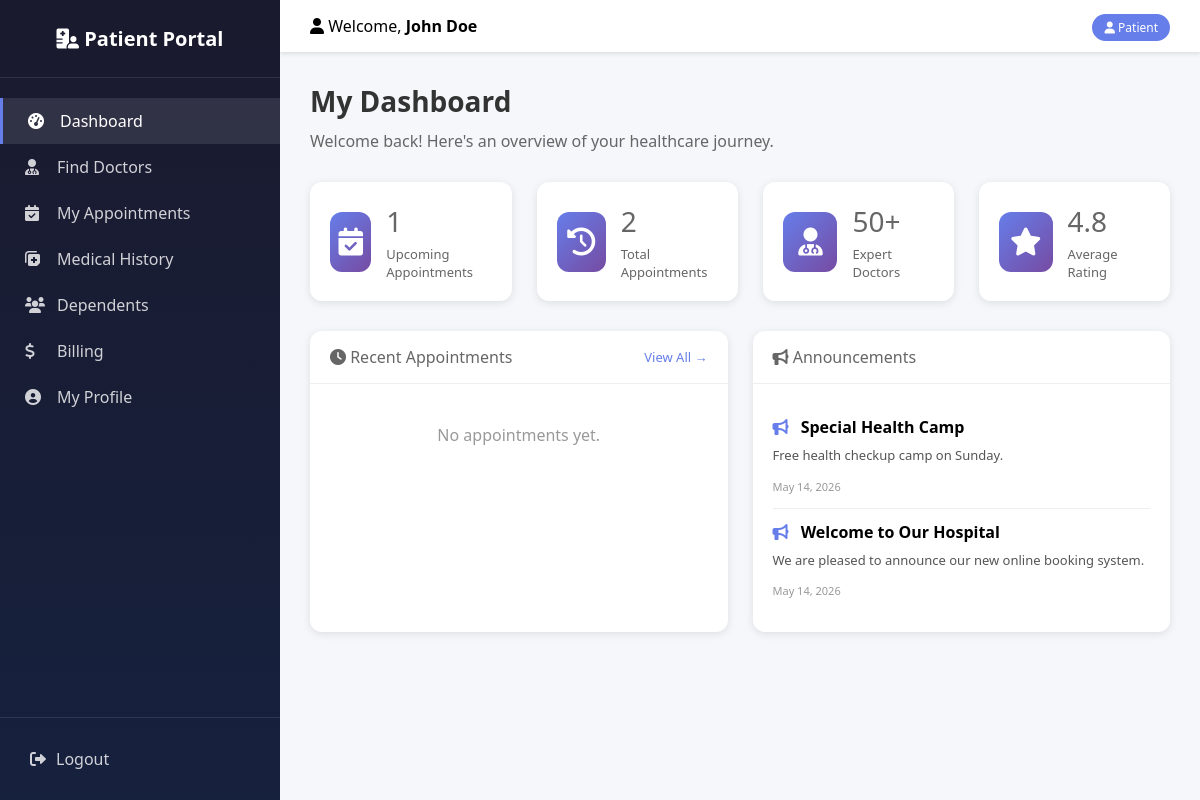
The page /patient.php?action=dashboard (signed in) on the database its author committed.
### tables this page shows
CREATE TABLE IF NOT EXISTS announcements (
    id INT PRIMARY KEY AUTO_INCREMENT,
    author_id INT NOT NULL,
    title VARCHAR(255) NOT NULL,
    body TEXT NOT NULL,
    target_role ENUM('all', 'patient', 'doctor', 'receptionist') DEFAULT 'all',
    published_at TIMESTAMP DEFAULT CURRENT_TIMESTAMP,
    
    FOREIGN KEY (author_id) REFERENCES users(id) ON DELETE CASCADE,
    INDEX idx_target (target_role),
    INDEX idx_published (published_at)
);

### controllers/patient/DashboardController.php (called while the page is built)
<?php
require_once __DIR__ . '/BaseController.php';
class DashboardController extends PatientBaseController {
    public function index() {
        $userId = $this->getUserId();
        $sql = "SELECT COUNT(*) as count FROM appointments
                WHERE patient_id = ? AND appointment_date >= CURDATE()
                AND status NOT IN ('cancelled', 'completed')";
        $stmt = $this->db->prepare($sql);
        $stmt->bind_param("i", $userId);
        $stmt->execute();
        $upcomingCount = $stmt->get_result()->fetch_assoc()['count'];
        $sql = "SELECT COUNT(*) as count FROM appointments WHERE patient_id = ?";
        $stmt = $this->db->prepare($sql);
        $stmt->bind_param("i", $userId);
        $stmt->execute();
        $totalAppointments = $stmt->get_result()->fetch_assoc()['count'];
        $sql = "SELECT a.*, d.name as doctor_name
                FROM appointments a
                JOIN users d ON a.doctor_id = d.id
                WHERE a.patient_id = ?
                ORDER BY a.appointment_date DESC
                LIMIT 5";
        $stmt = $this->db->prepare($sql);
        $stmt->bind_param("i", $userId);
        $stmt->execute();
        $recentAppointments = $stmt->get_result();
        $sql = "SELECT * FROM announcements WHERE target_role IN ('all', 'patient')
                ORDER BY published_at DESC LIMIT 3";
        $announcements = $this->db->query($sql);
        $data = [
            'title' => 'Dashboard',
            'upcomingCount' => $upcomingCount,
            'totalAppointments' => $totalAppointments,
            'recentAppointments' => $recentAppointments,
            'announcements' => $announcements
        ];
        $this->view('dashboard', $data);
    }
}
?>

### includes/db.php (called while the page is built, shortened)
<?php
class Database {
    private $connection;
    private static $instance = null;
    private function __construct() {
        try {
            $this->connection = new mysqli(DB_HOST, DB_USER, DB_PASS, DB_NAME);
            $this->connection->set_charset("utf8mb4");
        } catch (Exception $e) {
            die("Database connection error: " . $e->getMessage());
        }
    }
    public static function getInstance() {
        if (self::$instance == null) {
            self::$instance = new Database();
        }
        return self::$instance;
    }
    public function getConnection() {
        return $this->connection;
    }
}
?>

### views/patient/dashboard.php (the view, shortened to what this page needs)
<div class="dashboard-header">
    <h1>My Dashboard</h1>
    <p>Welcome back! Here's an overview of your healthcare journey.</p>
</div>
<div class="stats-grid">
    <div class="stat-card">
        <div class="stat-icon"><i class="fas fa-calendar-check"></i></div>
        <div class="stat-info">
            <h3><?php echo $upcomingCount; ?></h3>
            <p>Upcoming Appointments</p>
        </div>
    </div>
    <div class="stat-card">
        <div class="stat-icon"><i class="fas fa-history"></i></div>
        <div class="stat-info">
            <h3><?php echo $totalAppointments; ?></h3>
            <p>Total Appointments</p>
        </div>
    </div>
    <div class="stat-card">
        <div class="stat-icon"><i class="fas fa-user-md"></i></div>
        <div class="stat-info">
            <h3>50+</h3>
            <p>Expert Doctors</p>
        </div>
    </div>
    <div class="stat-card">
        <div class="stat-icon"><i class="fas fa-star"></i></div>
        <div class="stat-info">
            <h3>4.8</h3>
            <p>Average Rating</p>
        </div>
    </div>
</div>
<div class="dashboard-grid">
    <div class="dashboard-card">
        <div class="card-header">
            <h3><i class="fas fa-clock"></i> Recent Appointments</h3>
            <a href="<?php echo SITE_URL; ?>patient.php?action=appointments" class="btn-link">View All →</a>
        </div>
        <div class="card-body">
            <?php if ($recentAppointments->num_rows > 0): ?>
                <table class="data-table">
                    <thead>
                        <tr>
                            <th>Date</th>
                            <th>Time</th>
                            <th>Doctor</th>
                            <th>Status</th>
                        </tr>
                    </thead>
                    <tbody>
                        <?php while($row = $recentAppointments->fetch_assoc()): ?>
                        <tr>
                            <td><?php echo date('M d, Y', strtotime($row['appointment_date'])); ?></td>
                            <td><?php echo date('h:i A', strtotime($row['appointment_time'])); ?></td>
                            <td><?php echo htmlspecialchars($row['doctor_name']); ?></td>
                            <td>
                                <span class="status-badge status-<?php echo $row['status']; ?>">
                                    <?php echo ucfirst($row['status']); ?>
                                </span>
                            </td>
                        </tr>
                        <?php endwhile; ?>
                    </tbody>
                </table>
            <?php else: ?>
                <p class="text-muted">No appointments yet.</p>
            <?php endif; ?>
        </div>
    </div>
    <div class="dashboard-card">
        <div class="card-header">
            <h3><i class="fas fa-bullhorn"></i> Announcements</h3>
        </div>
        <div class="card-body">
            <?php if ($announcements->num_rows > 0): ?>
                <?php while($row = $announcements->fetch_assoc()): ?>
                <div class="announcement-item">
                    <div class="announcement-title">
                        <i class="fas fa-bullhorn"></i>
                        <strong><?php echo htmlspecialchars($row['title']); ?></strong>
                    </div>
                    <div class="announcement-body">
                        <?php echo nl2br(htmlspecialchars(substr($row['body'], 0, 150))); ?>
                    </div>
                    <div class="announcement-date">
                        <small><?php echo date('M d, Y', strtotime($row['published_at'])); ?></small>
                    </div>
                </div>
                <?php endwhile; ?>
            <?php else: ?>
                <p class="text-muted">No announcements at this time.</p>
            <?php endif; ?>
        </div>
    </div>
</div>

### assets/css/main.css (style rules this page uses)
* { margin: 0; padding: 0; box-sizing: border-box; }
body { font-family: 'Segoe UI', Tahoma, Geneva, Verdana, sans-serif; background: linear-gradient(135deg, #667eea 0%, #764ba2 100%); min-height: 100vh; }
h1, h2, h3 { margin-bottom: 15px; }
h3 { font-size: 18px; color: #666; font-weight: normal; }
a { color: #667eea; text-decoration: none; transition: color 0.3s ease; }

### views/patient/dashboard.php (style rules this page uses)
.dashboard-header { margin-bottom: 30px; }
.dashboard-header h1 { font-size: 28px; color: #333; margin-bottom: 10px; }
.dashboard-header p { color: #666; }
.stats-grid { display: grid; grid-template-columns: repeat(4, 1fr); gap: 25px; margin-bottom: 30px; }
.stat-card { background: white; border-radius: 12px; padding: 20px; display: flex; align-items: center; gap: 15px; box-shadow: 0 2px 8px rgba(0,0,0,0.1); }
.stat-icon { width: 60px; height: 60px; background: linear-gradient(135deg, #667eea 0%, #764ba2 100%); border-radius: 12px; display: flex; align-items: center; justify-content: center; }
.stat-icon i { font-size: 28px; color: white; }
.stat-info h3 { font-size: 28px; margin: 0 0 5px 0; }
.stat-info p { color: #666; margin: 0; font-size: 13px; }
.dashboard-grid { display: grid; grid-template-columns: 1fr 1fr; gap: 25px; }
.dashboard-card { background: white; border-radius: 12px; box-shadow: 0 2px 8px rgba(0,0,0,0.1); overflow: hidden; }
.card-header { padding: 15px 20px; border-bottom: 1px solid #eee; display: flex; justify-content: space-between; align-items: center; }
.card-header h3 { margin: 0; font-size: 16px; }
.btn-link { color: #667eea; text-decoration: none; font-size: 13px; }
.card-body { padding: 20px; }
.announcement-item { padding: 12px 0; border-bottom: 1px solid #eee; }
.announcement-item:last-child { border-bottom: none; }
.announcement-title { margin-bottom: 8px; }
.announcement-title i { color: #667eea; margin-right: 8px; }
.announcement-body { font-size: 13px; color: #555; margin-bottom: 8px; line-height: 1.5; }
.announcement-date small { color: #999; font-size: 11px; }
.text-muted { text-align: center; padding: 20px; color: #999; }

### rows shown on the page
announcements: title "Special Health Camp", body "Free health checkup camp on Sunday.", published_at "May 14, 2026"
announcements: title "Welcome to Our Hospital", body "We are pleased to announce our new online booking system.", published_at "May 14, 2026"

### other values the page prints
$userName "John Doe"
$upcomingCount "1"
$totalAppointments "2"
